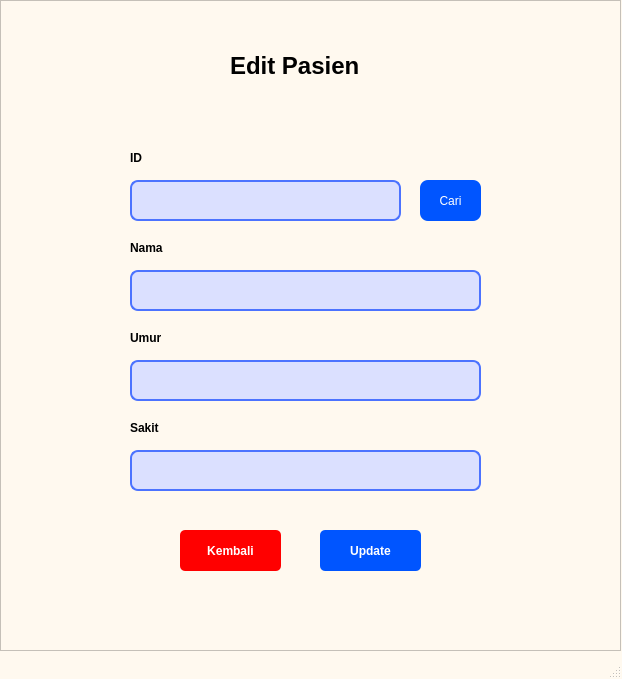
<?xml version="1.0" encoding="UTF-8"?>
<ui version="4.0">
 <class>MainWindow</class>
 <widget class="QMainWindow" name="MainWindow">
  <property name="geometry">
   <rect>
    <x>0</x>
    <y>0</y>
    <width>622</width>
    <height>679</height>
   </rect>
  </property>
  <property name="windowTitle">
   <string>MainWindow</string>
  </property>
  <property name="styleSheet">
   <string notr="true">QMainWindow{ 
	background-color: rgb(255, 249, 239);
}</string>
  </property>
  <widget class="QWidget" name="centralwidget">
   <property name="styleSheet">
    <string notr="true">QWidget{ 
	background-color: rgb(255, 249, 239);
}</string>
   </property>
   <widget class="QFrame" name="frame_2">
    <property name="geometry">
     <rect>
      <x>0</x>
      <y>0</y>
      <width>621</width>
      <height>651</height>
     </rect>
    </property>
    <property name="styleSheet">
     <string notr="true">QFrame{ 
	background-color: rgb(255, 249, 239);
}</string>
    </property>
    <property name="frameShape">
     <enum>QFrame::StyledPanel</enum>
    </property>
    <property name="frameShadow">
     <enum>QFrame::Raised</enum>
    </property>
    <widget class="QLabel" name="label_16">
     <property name="geometry">
      <rect>
       <x>230</x>
       <y>40</y>
       <width>171</width>
       <height>51</height>
      </rect>
     </property>
     <property name="font">
      <font>
       <pointsize>18</pointsize>
       <weight>75</weight>
       <bold>true</bold>
      </font>
     </property>
     <property name="text">
      <string>Edit Pasien</string>
     </property>
    </widget>
    <widget class="QPushButton" name="pushButton_5">
     <property name="geometry">
      <rect>
       <x>420</x>
       <y>180</y>
       <width>61</width>
       <height>41</height>
      </rect>
     </property>
     <property name="styleSheet">
      <string notr="true">QPushButton {
    background-color: rgb(0, 85, 255);
	border-radius: 8px;
	color: white
}</string>
     </property>
     <property name="text">
      <string>Cari</string>
     </property>
    </widget>
    <widget class="QLabel" name="label_17">
     <property name="geometry">
      <rect>
       <x>130</x>
       <y>420</y>
       <width>81</width>
       <height>16</height>
      </rect>
     </property>
     <property name="font">
      <font>
       <weight>75</weight>
       <bold>true</bold>
      </font>
     </property>
     <property name="text">
      <string>Sakit</string>
     </property>
    </widget>
    <widget class="QLineEdit" name="lineEdit_4">
     <property name="geometry">
      <rect>
       <x>130</x>
       <y>180</y>
       <width>271</width>
       <height>41</height>
      </rect>
     </property>
     <property name="styleSheet">
      <string notr="true">QLineEdit {
    border: 2px solid rgb(76, 115, 255);
    background-color: rgb(219, 224, 255);
	border-radius: 8px
}</string>
     </property>
    </widget>
    <widget class="QLabel" name="label_20">
     <property name="geometry">
      <rect>
       <x>130</x>
       <y>240</y>
       <width>81</width>
       <height>16</height>
      </rect>
     </property>
     <property name="font">
      <font>
       <weight>75</weight>
       <bold>true</bold>
      </font>
     </property>
     <property name="text">
      <string>Nama</string>
     </property>
    </widget>
    <widget class="QLabel" name="label_21">
     <property name="geometry">
      <rect>
       <x>130</x>
       <y>150</y>
       <width>81</width>
       <height>16</height>
      </rect>
     </property>
     <property name="font">
      <font>
       <weight>75</weight>
       <bold>true</bold>
      </font>
     </property>
     <property name="text">
      <string>ID</string>
     </property>
    </widget>
    <widget class="QLabel" name="label_23">
     <property name="geometry">
      <rect>
       <x>130</x>
       <y>330</y>
       <width>81</width>
       <height>16</height>
      </rect>
     </property>
     <property name="font">
      <font>
       <weight>75</weight>
       <bold>true</bold>
      </font>
     </property>
     <property name="text">
      <string>Umur</string>
     </property>
    </widget>
    <widget class="QLineEdit" name="lineEdit_5">
     <property name="geometry">
      <rect>
       <x>130</x>
       <y>270</y>
       <width>351</width>
       <height>41</height>
      </rect>
     </property>
     <property name="styleSheet">
      <string notr="true">QLineEdit {
    border: 2px solid rgb(76, 115, 255);
    background-color: rgb(219, 224, 255);
	border-radius: 8px
}</string>
     </property>
    </widget>
    <widget class="QLineEdit" name="lineEdit_6">
     <property name="geometry">
      <rect>
       <x>130</x>
       <y>360</y>
       <width>351</width>
       <height>41</height>
      </rect>
     </property>
     <property name="styleSheet">
      <string notr="true">QLineEdit {
    border: 2px solid rgb(76, 115, 255);
    background-color: rgb(219, 224, 255);
	border-radius: 8px
}</string>
     </property>
    </widget>
    <widget class="QLineEdit" name="lineEdit_7">
     <property name="geometry">
      <rect>
       <x>130</x>
       <y>450</y>
       <width>351</width>
       <height>41</height>
      </rect>
     </property>
     <property name="styleSheet">
      <string notr="true">QLineEdit {
    border: 2px solid rgb(76, 115, 255);
    background-color: rgb(219, 224, 255);
	border-radius: 8px
}</string>
     </property>
    </widget>
    <widget class="QPushButton" name="pushButton_7">
     <property name="geometry">
      <rect>
       <x>180</x>
       <y>530</y>
       <width>101</width>
       <height>41</height>
      </rect>
     </property>
     <property name="font">
      <font>
       <weight>75</weight>
       <bold>true</bold>
      </font>
     </property>
     <property name="styleSheet">
      <string notr="true">QPushButton {
    background-color: rgb(255, 0, 0);
    color: white;
    border-radius: 5px;   
    padding: 6px;           
}</string>
     </property>
     <property name="text">
      <string>Kembali</string>
     </property>
    </widget>
    <widget class="QPushButton" name="pushButton_6">
     <property name="geometry">
      <rect>
       <x>320</x>
       <y>530</y>
       <width>101</width>
       <height>41</height>
      </rect>
     </property>
     <property name="font">
      <font>
       <weight>75</weight>
       <bold>true</bold>
      </font>
     </property>
     <property name="styleSheet">
      <string notr="true">QPushButton {
    background-color: rgb(0, 85, 255);
    color: white;
    border-radius: 5px;   
    padding: 6px;           
}</string>
     </property>
     <property name="text">
      <string>Update</string>
     </property>
    </widget>
   </widget>
  </widget>
  <widget class="QMenuBar" name="menubar">
   <property name="geometry">
    <rect>
     <x>0</x>
     <y>0</y>
     <width>622</width>
     <height>26</height>
    </rect>
   </property>
  </widget>
  <widget class="QStatusBar" name="statusbar"/>
 </widget>
 <resources/>
 <connections/>
</ui>
